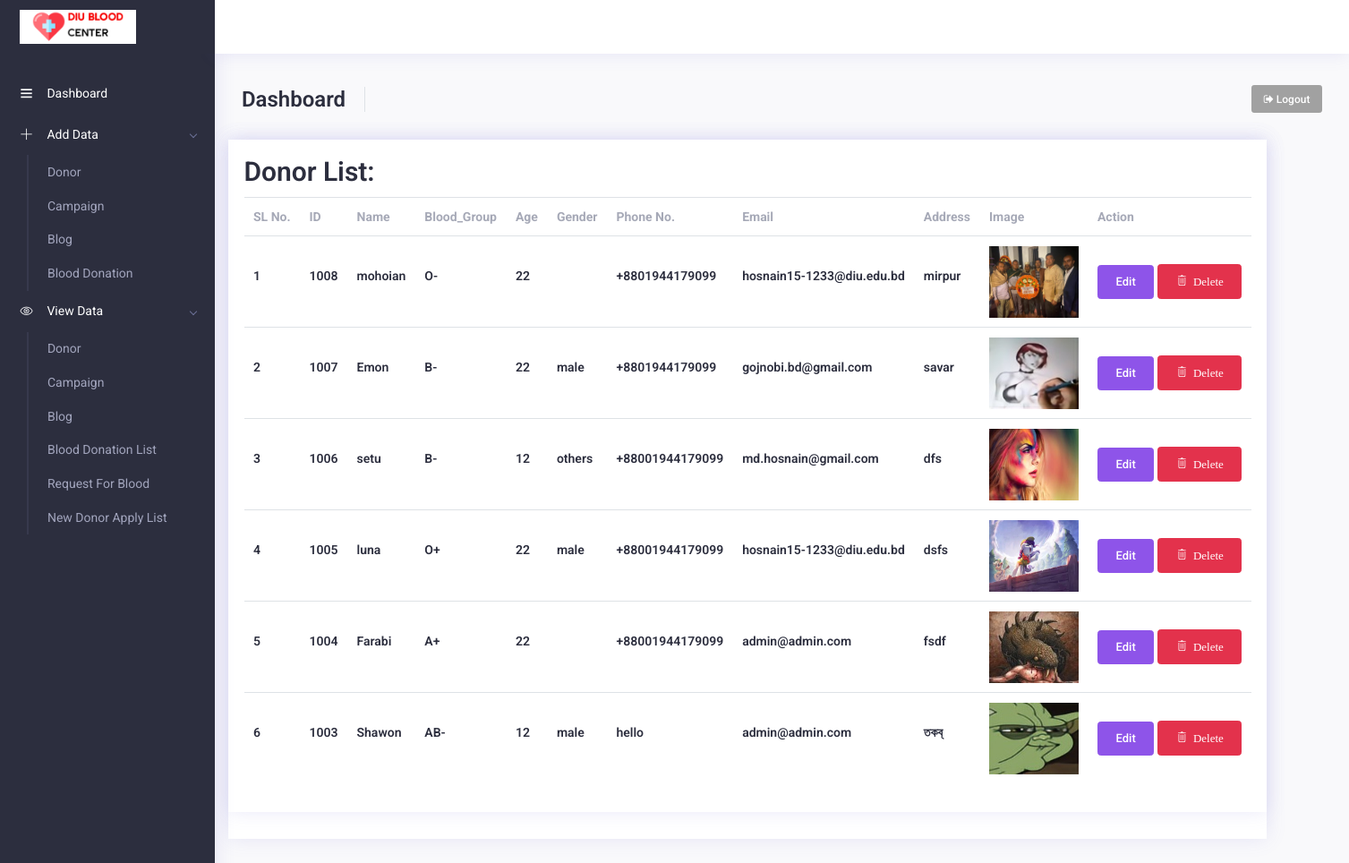
Page /admin/donor/index.php (signed in) on the earlier database version.
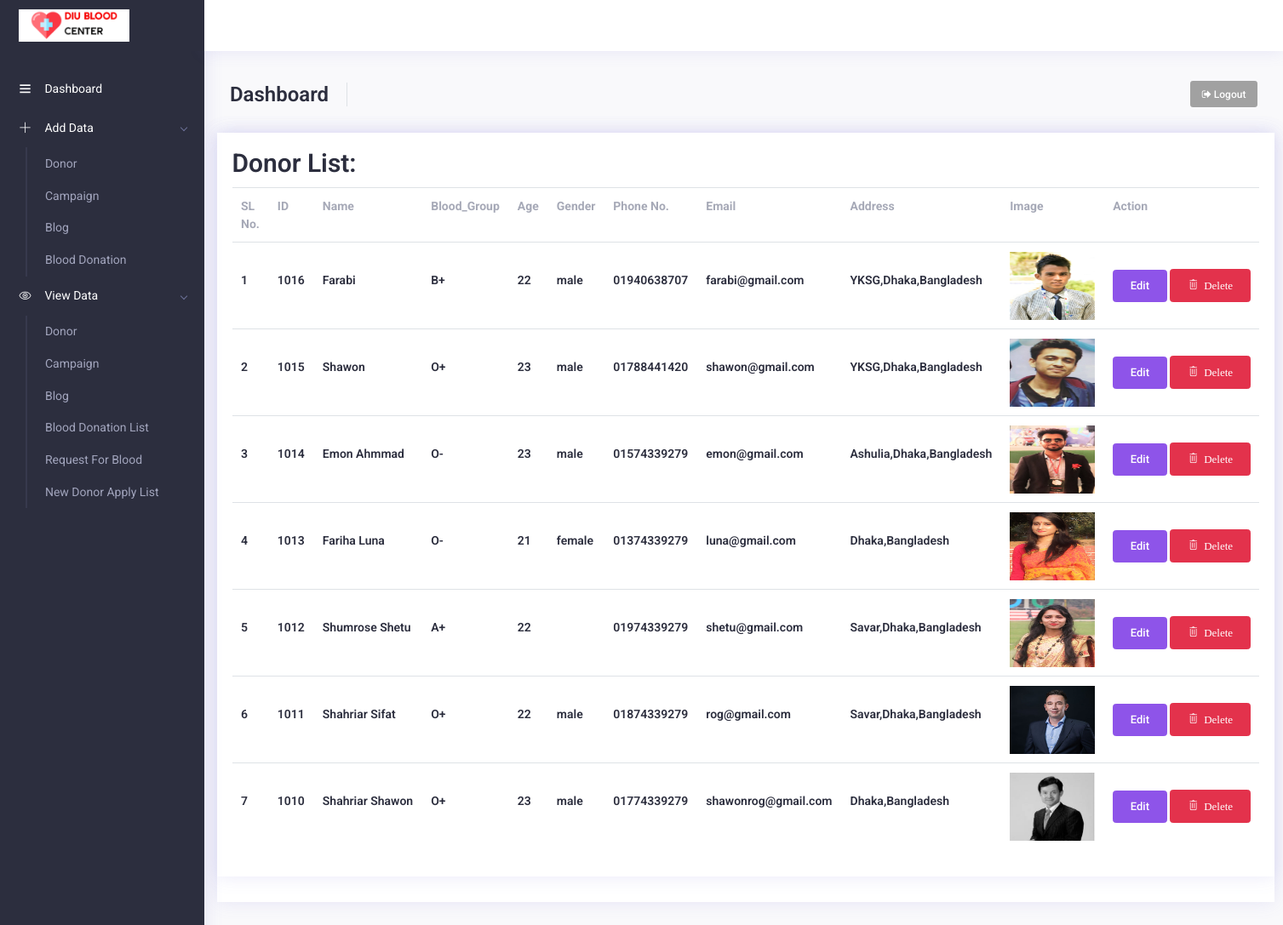
Same page on the later database version.
### tables this page shows
CREATE TABLE `donor_list` (
  `id` int(11) NOT NULL,
  `name` varchar(255) NOT NULL,
  `blood_group` varchar(33) NOT NULL,
  `age` varchar(44) NOT NULL,
  `gender` varchar(22) NOT NULL,
  `phone` varchar(22) NOT NULL,
  `email` varchar(222) NOT NULL,
  `address` text NOT NULL,
  `image` varchar(222) NOT NULL
);

### admin/donor/index.php (the view, shortened to what this page needs)
<?php include("../include/header.php") ?>
<?php
$con = connect_db();
$sql = "SELECT* FROM donor_list ORDER BY id DESC ";
$result = mysqli_query($con, $sql);
?>
<div class="row">
    <div class="col-ld-12">
        <div class="card card-statistics">
            <div class="card">
                <div class="card-body">
                    <h2>Donor List:</h2>
                    <table class="table">
                        <tr>
                            <th>SL No.</th>
                            <th>ID</th>
                            <th>Name</th>
                            <th>Blood_Group</th>
                            <th>Age</th>
                            <th>Gender </th>
                            <th>Phone No. </th>
                            <th>Email </th>
                            <th>Address </th>
                            <th>Image </th>
                            <th>Action </th>
                        </tr>
                        <?php $sl = 1 ?>
                        <?php while ($row = mysqli_fetch_assoc($result)) {; ?>
                            <tr>
                                <td>
                                    <h5><?php echo $sl; ?></h5>
                                </td>
                                <td>
                                    <h5><?php echo $row['id']; ?></h5>
                                </td>
                                <td>
                                    <h5><?php echo $row['name']; ?></h5>
                                </td>
                                <td>
                                    <h5><?php echo $row['blood_group']; ?></h5>
                                </td>
                                <td>
                                    <h5><?php echo $row['age']; ?></h5>
                                </td>
                                <td>
                                    <h5><?php echo $row['gender']; ?></h5>
                                </td>
                                <td>
                                    <h5><?php echo $row['phone']; ?></h5>
                                </td>
                                <td>
                                    <h5><?php echo $row['email']; ?></h5>
                                </td>
                                <td>
                                    <h5><?php echo $row['address']; ?></h5>
                                </td>
                                <td><img src="<?php echo "../";
                                                echo $row['image']; ?>" alt="" width="100px" height="80px"></td>
                                <td>
                                    <a href="edit.php?id=<?php echo $row['id']; ?>" class="btn btn-primary">Edit</a>
                                    <a href="delete.php?id=<?php echo $row['id']; ?>" class="btn btn-danger" onclick="return confirm('Are you sure want to delete this Data?');"><i class="nav-icon ti ti-trash"> Delete</i></a>
                                </td>
                            </tr>
                        <?php $sl++;
                        } ?>
                    </table>
                </div>
            </div>
        </div>
        <?php include('../include/footer.php'); ?>

### admin/include/header.php (shortened to what this page needs)
<?php $url = '/diu-blood-center-php/admin/'; ?>
<!DOCTYPE html>
<html lang="en">
<head>
    <link rel="stylesheet" type="text/css" href="../assets/css/vendors.css" />
    <link rel="stylesheet" type="text/css" href="../assets/css/style.css" />
</head>
<body>
    <div class="app">
        <div class="app-wrap">
            <header class="app-header top-bar">
                <nav class="navbar navbar-expand-md">
                    <div class="navbar-header d-flex align-items-center">
                        <a class="navbar-brand" href="<?php echo $url; ?>">
                            <img src="../../asset/images/logo.png" class="img-fluid logo-desktop" alt="logo" />
                        </a>
                    </div>
                    <div class="collapse navbar-collapse" id="navbarSupportedContent">
                        <div class="navigation d-flex">
                        </div>
                    </div>
                </nav>
            </header>
            <div class="app-container">
                <aside class="app-navbar">
                    <div class="sidebar-nav scrollbar scroll_light">
                        <ul class="metismenu " >
                            <br>
                            <li class="active">
                                <a href="<?php echo $url; ?>" aria-expanded="false">
                                    <i class="nav-icon ti ti-menu"></i>
                                    <span class="nav-title">Dashboard</span>
                                </a>
                            </li>
                            <li class="active">
                                <a class="has-arrow" href="javascript:void(0)" aria-expanded="false">
                                    <i class="nav-icon ti ti-plus"></i>
                                    <span class="nav-title">Add Data</span>
                                </a>
                                <ul aria-expanded="false">
                                    <li > <a href='<?php echo $url; ?>donor/create.php'>Donor</a> </li>
                                    <li> <a href='<?php echo $url; ?>campaign/create.php'>Campaign </a> </li>
                                    <li> <a href='<?php echo $url; ?>blog/create.php'>Blog </a> </li>
                                    <li> <a href='<?php echo $url; ?>donate/create.php'>Blood Donation</a> </li>
                                </ul>
                            </li>
                            <li class="active">
                                <a class="has-arrow" href="javascript:void(0)" aria-expanded="false">
                                    <i class="nav-icon ti ti-eye"></i>
                                    <span class="nav-title">View Data</span>
                                </a>
                                <ul aria-expanded="false">
                                <li> <a href="<?php echo $url; ?>donor/index.php">Donor</a> </li>
                                    <li> <a href="<?php echo $url; ?>campaign/index.php">Campaign </a> </li>
                                    <li> <a href="<?php echo $url; ?>blog/index.php">Blog</a> </li>
                                    <li> <a href="<?php echo $url; ?>donate/index.php">Blood Donation List</a> </li>
                                    <li> <a href="<?php echo $url; ?>blood_req/index.php">Request For Blood</a> </li>
                                    <li> <a href="<?php echo $url; ?>reg_info/index.php">New Donor Apply List</a> </li>
                                </ul>
                            </li>
                        </ul>
                    </div>
                </aside>
                <div class="app-main" id="main">
                    <div class="container-fluid">
                        <div class="row">
                            <div class="col-md-12 m-b-30">
                                <div class="d-block d-lg-flex flex-nowrap align-items-center">
                                    <div class="page-title mr-4 pr-4 border-right">
                                        <h1>Dashboard</h1>
                                    </div>
                                    <div class="ml-auto d-flex align-items-center secondary-menu text-center">
                                        <form action="../logout.php" method="post">
                                            <a href="logout" class="tooltip-wrapper" data-placement="top" data-original-title="Logout?">
                                                <button type="submit" class="btn btn-sm btn-secondary"><i class="fa fa-sign-out "></i> Logout</button>
                                            </a>
                                        </form>
                                    </div>
                                </div>
                            </div>
                        </div>

### admin/include/footer.php (shortened to what this page needs)
                    </div>
                </div>
            </div>
        </div>
    </div>
</body>
</html>

Differences in the rows shown:
removed donor_list: id "1008", name "mohoian", blood_group "O-", age "22", phone "+8801944179099", email "hosnain15-1233@diu.edu.bd", address "mirpur", shows a picture
removed donor_list: id "1007", name "Emon", blood_group "B-", age "22", gender "male", phone "+8801944179099", email "gojnobi.bd@gmail.com", address "savar", shows a picture
removed donor_list: id "1006", name "setu", blood_group "B-", age "12", gender "others", phone "+88001944179099", email "md.hosnain@gmail.com", address "dfs", shows a picture
removed donor_list: id "1005", name "luna", blood_group "O+", age "22", gender "male", phone "+88001944179099", email "hosnain15-1233@diu.edu.bd", address "dsfs", shows a picture
removed donor_list: id "1004", name "Farabi", blood_group "A+", age "22", phone "+88001944179099", email "admin@admin.com", address "fsdf", image (picture)
removed donor_list: id "1003", name "Shawon", blood_group "AB-", age "12", gender "male", phone "hello", email "admin@admin.com", address "তকব্", shows a picture
added donor_list: id "1016", name "Farabi", blood_group "B+", age "22", gender "male", phone "01940638707", email "farabi@gmail.com", address "YKSG,Dhaka,Bangladesh", shows a picture
added donor_list: id "1015", name "Shawon", blood_group "O+", age "23", gender "male", phone "01788441420", email "shawon@gmail.com", address "YKSG,Dhaka,Bangladesh", shows a picture
added donor_list: id "1014", name "Emon Ahmmad", blood_group "O-", age "23", gender "male", phone "01574339279", email "emon@gmail.com", address "Ashulia,Dhaka,Bangladesh", shows a picture
added donor_list: id "1013", name "Fariha Luna", blood_group "O-", age "21", gender "female", phone "01374339279", email "luna@gmail.com", address "Dhaka,Bangladesh", shows a picture
added donor_list: id "1012", name "Shumrose Shetu", blood_group "A+", age "22", phone "01974339279", email "shetu@gmail.com", address "Savar,Dhaka,Bangladesh", shows a picture
added donor_list: id "1011", name "Shahriar Sifat", blood_group "O+", age "22", gender "male", phone "01874339279", email "rog@gmail.com", address "Savar,Dhaka,Bangladesh", shows a picture
added donor_list: id "1010", name "Shahriar Shawon", blood_group "O+", age "23", gender "male", phone "01774339279", email "shawonrog@gmail.com", address "Dhaka,Bangladesh", shows a picture
